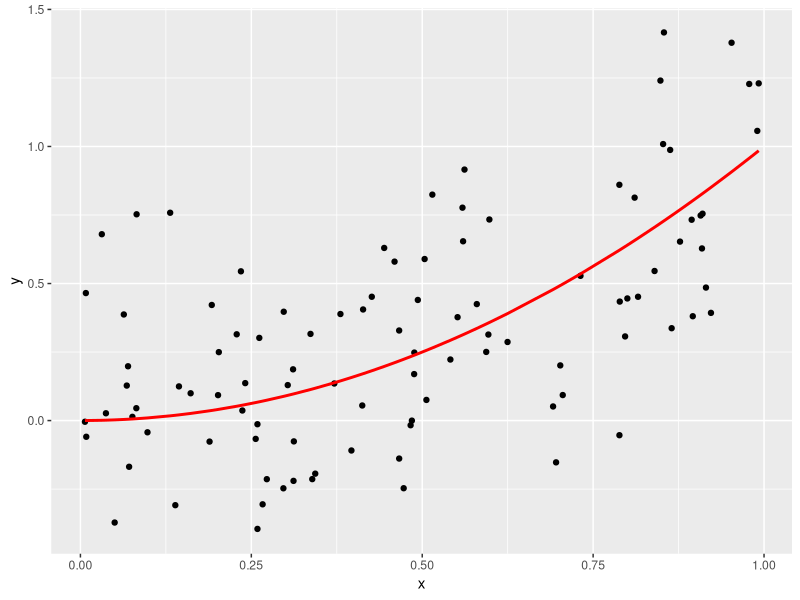
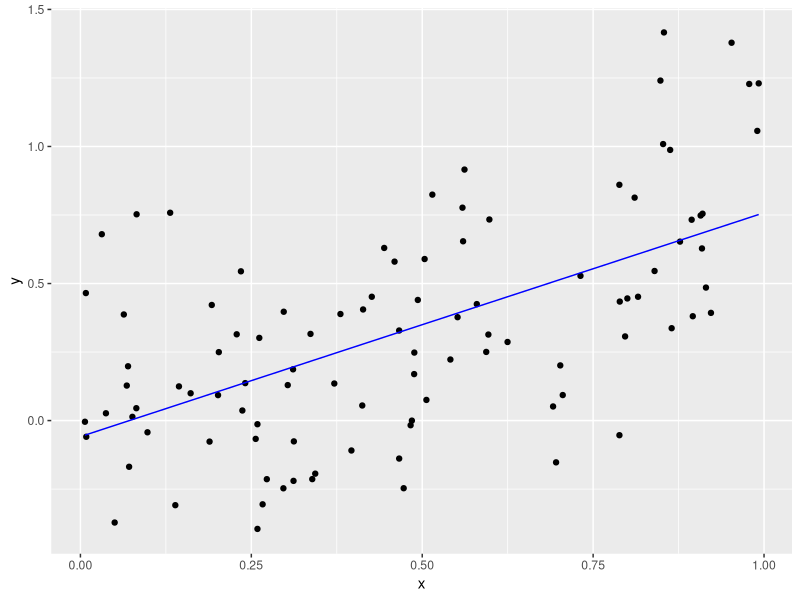

Source code (R) for these figures, in order: (Note: a time limit stopped this script after it produced the figures.)
# Setup -------------------------------------------------------------------
library(tidyverse)
library(broom)

# Let these be:
# -true function f(x) for a one-dimensional predictor x
# -the standard deviation of the true epsilon i.e. the noise
f <- function(x) {
  x^2
}
sigma <- 0.3

# This function generates a random sample. Random in terms of both
# -the predictor x
# -the amount of noise eps
generate_sample <- function(f, n_sim, sigma) {
  data_frame(
    x = runif(n = n_sim, min = 0, max = 1),
    f_x = f(x),
    eps = rnorm(n = n_sim, mean = 0, sd = sigma),
    y = f_x + eps
  )
}



# Generate Training Data via Sampling -------------------------------------
train_data <- generate_sample(f, n_sim = 100, sigma = sigma)

# The true model f(x) is in red. We observe points (x,y). Here we are pretending
# to know the exact break down of y into f(x) and eps
ggplot(train_data, aes(x=x)) +
  geom_point(aes(y=y)) +
  geom_line(aes(y=f_x), col="red", size=1)

# In a realistic situation, we only know x & y, not f(x) & eps. So we should
# remove them
train_data <- train_data %>%
  select(x, y)



# Generate Test Data, Fit Model, and Get Predictions -------------------

# 1. Generate test data via sampling. Recall in test data, we only have the
# predictors x:
test_data <- generate_sample(f, n_sim = 100, sigma = sigma) %>%
  select(x)

# 2. Fit Model: Simple linear regression
model <- lm(y ~ x, data = train_data)
train_data_augmented <- model %>%
  augment() %>%
  tbl_df()
# Plot fitted model to training data
ggplot(data=train_data_augmented, aes(x=x)) +
  geom_point(aes(y=y)) +
  geom_line(aes(y=.fitted), col="blue")
  

# 3. Get Predictions
# Note: we use augment(newdata=BLAH) here, since it works. This is equivalent
# to using the predict() function.
predictions <- model %>%
  augment(newdata=test_data) %>%
  tbl_df() %>%
  .[[".fitted"]]



# Main For Loop -------------------------------------------------
set.seed(76)
n_sim <- 10000

# Create new test data: a single point
x0 <- 0.95
test_data <- data_frame(x=x0)

# Save predictions here
predictions <- rep(0, n_sim)

for(i in 1:n_sim) {
  # FILL THIS IN:

pseudo_train <- generate_sample(f, n_sim = n_sim, sigma = sigma) 
  
pseudo_train = pseudo_train %>%
  filter(x != x0)

simple_mod <- lm(data = pseudo_train, y~x)

pseudo_test_aug <- augment(simple_mod,
                       newdata = test_data)

predictions[i] <- pseudo_test_aug$.fitted
  
  if(i %% 100 == 0){
    print(i)
  }
}

# Pull the Curtain! Reveal truth: i.e. show all components we really know, but
# pretended not to:
set.seed(76)
truth <- data_frame(
  x = rep(x0, n_sim),
  f_x = f(x),
  eps = rnorm(n = n_sim, mean = 0, sd = 0.3),
  y = f_x + eps
  )

# Add predictions
truth <- truth %>%
  mutate(y_hat=predictions)

# Compute MSE, (Avg Bias of f_hat)^2, Variance of f_hat, sigma^2:
# FILL THIS IN:

# MSE

Avg_MSE <- truth %>% 
  summarise(MSE = mean((y-y_hat)^2))
Avg_MSE

# Avg Bias

avg_bias <- truth %>% 
  summarise(bias = mean((f_x - y_hat)^2))

# variance of f_hat

var_f_hat <- var(truth$y_hat)
var_f_hat

# Sigma Squared

sigma_sq <- truth %>% 
  summarise(s_2 = (sd(y_hat))^2)
sigma_sq
